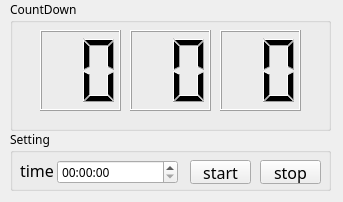
<?xml version="1.0" encoding="UTF-8"?>
<ui version="4.0">
 <class>Countdown</class>
 <widget class="QWidget" name="Countdown">
  <property name="geometry">
   <rect>
    <x>0</x>
    <y>0</y>
    <width>343</width>
    <height>202</height>
   </rect>
  </property>
  <property name="windowTitle">
   <string>Widget</string>
  </property>
  <widget class="QGroupBox" name="groupBox_2">
   <property name="geometry">
    <rect>
     <x>10</x>
     <y>0</y>
     <width>321</width>
     <height>131</height>
    </rect>
   </property>
   <property name="font">
    <font>
     <family>Kristen ITC</family>
    </font>
   </property>
   <property name="title">
    <string>CountDown</string>
   </property>
   <widget class="QLCDNumber" name="lcdHour">
    <property name="geometry">
     <rect>
      <x>30</x>
      <y>30</y>
      <width>81</width>
      <height>81</height>
     </rect>
    </property>
    <property name="font">
     <font>
      <family>Kristen ITC</family>
      <pointsize>6</pointsize>
     </font>
    </property>
    <property name="digitCount">
     <number>2</number>
    </property>
   </widget>
   <widget class="QLCDNumber" name="lcdMinute">
    <property name="geometry">
     <rect>
      <x>120</x>
      <y>30</y>
      <width>81</width>
      <height>81</height>
     </rect>
    </property>
    <property name="font">
     <font>
      <family>Kristen ITC</family>
      <pointsize>6</pointsize>
     </font>
    </property>
    <property name="digitCount">
     <number>2</number>
    </property>
   </widget>
   <widget class="QLCDNumber" name="lcdSecond">
    <property name="geometry">
     <rect>
      <x>210</x>
      <y>30</y>
      <width>81</width>
      <height>81</height>
     </rect>
    </property>
    <property name="font">
     <font>
      <family>Kristen ITC</family>
      <pointsize>6</pointsize>
     </font>
    </property>
    <property name="digitCount">
     <number>2</number>
    </property>
   </widget>
  </widget>
  <widget class="QGroupBox" name="groupBox">
   <property name="geometry">
    <rect>
     <x>10</x>
     <y>130</y>
     <width>321</width>
     <height>61</height>
    </rect>
   </property>
   <property name="font">
    <font>
     <family>Kristen ITC</family>
    </font>
   </property>
   <property name="title">
    <string>Setting</string>
   </property>
   <widget class="QPushButton" name="btnStart">
    <property name="geometry">
     <rect>
      <x>180</x>
      <y>30</y>
      <width>61</width>
      <height>24</height>
     </rect>
    </property>
    <property name="font">
     <font>
      <family>Kristen ITC</family>
      <pointsize>12</pointsize>
     </font>
    </property>
    <property name="text">
     <string>start</string>
    </property>
   </widget>
   <widget class="QPushButton" name="btnStop">
    <property name="geometry">
     <rect>
      <x>250</x>
      <y>30</y>
      <width>61</width>
      <height>24</height>
     </rect>
    </property>
    <property name="font">
     <font>
      <family>Kristen ITC</family>
      <pointsize>12</pointsize>
     </font>
    </property>
    <property name="text">
     <string>stop</string>
    </property>
   </widget>
   <widget class="QLabel" name="label">
    <property name="geometry">
     <rect>
      <x>10</x>
      <y>30</y>
      <width>41</width>
      <height>21</height>
     </rect>
    </property>
    <property name="font">
     <font>
      <family>Kristen ITC</family>
      <pointsize>12</pointsize>
     </font>
    </property>
    <property name="frameShape">
     <enum>QFrame::NoFrame</enum>
    </property>
    <property name="text">
     <string>time</string>
    </property>
   </widget>
   <widget class="QTimeEdit" name="timeEdit">
    <property name="geometry">
     <rect>
      <x>47</x>
      <y>30</y>
      <width>121</width>
      <height>24</height>
     </rect>
    </property>
    <property name="time">
     <time>
      <hour>0</hour>
      <minute>0</minute>
      <second>0</second>
     </time>
    </property>
   </widget>
  </widget>
 </widget>
 <resources/>
 <connections/>
</ui>
